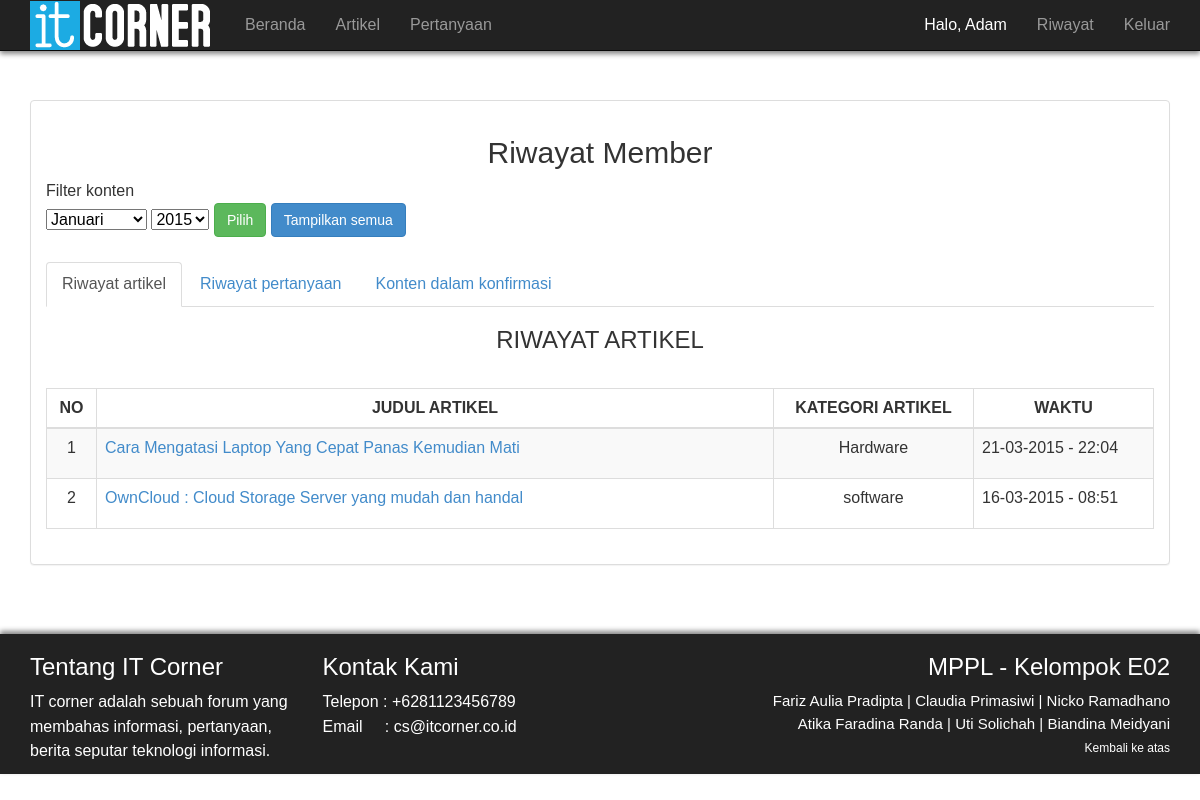
The app's page /riwayat.php (signed in) with its own data.
### tables this page shows
CREATE TABLE IF NOT EXISTS `artikel` (
`id_artikel` int(10) NOT NULL,
  `username` varchar(50) NOT NULL,
  `judul_artikel` varchar(100) NOT NULL,
  `isi_artikel` text NOT NULL,
  `kategori_artikel` varchar(50) NOT NULL,
  `tanggal` datetime NOT NULL DEFAULT CURRENT_TIMESTAMP,
  `status` varchar(10) NOT NULL
);

### riwayat.php (the view, shortened to what this page needs)
<!doctype html>
<html>
<head>
  <link rel="stylesheet" href="assets/bootstrap/css/bootstrap.min.css">
</head>
<body>
  <div class="container">
    <div class="navbar navbar-fixed-top navbar-inverse outer-navbar">
      <div class="container">
        <div class="collapse navbar-collapse">
          <ul class="nav navbar-nav">
            <li>
            <img src="it_corner.png" style="padding-top:1px">
            </li>
            <li>
              <a href="home.php">Beranda</a>
            </li>
            <li>
              <a href="list_artikel.php">Artikel</a>
            </li>
            <li>
              <a href="list_pertanyaan.php">Pertanyaan</a>
            </li>
            <?php session_start(); include 'header.php'; ?>
        </div>
      </div>
    </div>
    <div class="row" style="padding-top:100px;">
      <div class="col-md-12">
        <div class="panel panel-default">
          <div class="panel-body">
          <h2 align="center">Riwayat Member</h2>
          <title>Pilih bulan</title>Filter konten
            <form method="get" action="riwayat.php">
            <select name="bulan" data-toggle="tooltip" data-placement="top" title="Pilih bulan">
                    <option value="01">Januari</option>
                  </select>
                  <select name="tahun" data-toggle="tooltip" data-placement="top" title="Pilih tahun">
                    <option value="2015">2015</option>
                  </select>
                  <button type="submit" class="btn btn-success" id="bulan" >Pilih</button>
                  <a href="riwayat.php?aksi=semua"> <button type="button" class="btn btn-primary" data-toggle="tooltip" data-placement="top" title="Menampilkan semua artikel dan pertanyaan yang telah dipublikasikan">Tampilkan semua</button></a>
                  </form>
                  <br>
          <div role="tabpanel">
            <ul class="nav nav-tabs" role="tablist">
              <li role="presentation" class="active"><a href="#home" aria-controls="home" role="tab" data-toggle="tab">Riwayat artikel</a></li>
              <li role="presentation"><a href="#profile" aria-controls="profile" role="tab" data-toggle="tab">Riwayat pertanyaan</a></li>
              <li role="presentation"><a href="#moderasi" aria-controls="profile" role="tab" data-toggle="tab">Konten dalam konfirmasi</a></li>
            </ul>
            <div class="tab-content">
              <div role="tabpanel" class="tab-pane fade in active" id="home">
                <h3 align="center">RIWAYAT ARTIKEL</h3>
            <br>
            <table class="table table-hover table-bordered table-striped">
              <thead>
                <tr>
                  <th style="text-align:center;width:50px">NO</th>
                  <th style="text-align:center;">JUDUL ARTIKEL</th>
                  <th style="text-align:center;width:200px">KATEGORI ARTIKEL</th>
                  <th style="text-align:center;width:180px">WAKTU</th>
                </tr>
              </thead>
                             <?php
                $n = $_SESSION['username'];
                if(!empty($_GET['bulan'])){
                 $x = $_GET['bulan'];
                 $t = $_GET['tahun'];
                  $a=0;
                       $query="SELECT id_artikel, judul_artikel, kategori_artikel, DATE_FORMAT(tanggal, '%d-%m-%Y - %H:%i') AS tanggal from artikel where status='1' and username='$n' and substr(tanggal,6,2)='$x' and substr(tanggal,1,4)='$t' order by tanggal desc";
                              $rows=mysql_query($query);
                             while($row = mysql_fetch_assoc($rows)){
                              $a++;
                              $id = $row['id_artikel'];
                                echo "<tr>";
                                echo "<td><p align='center'>" . $a."</p></td>";
                                echo '<td><a href="isi_artikel.php?id='.$id.'">' . $row['judul_artikel'] . "</a></td>";
                                echo "<td><p align='center'>" . $row['kategori_artikel'] . "</p></td>";
                                echo "<td>" . $row['tanggal'] . "</td>";
                                echo " </tr>";
                             }
                             echo "</table>";
                           }
                          else{
                            $query="SELECT id_artikel, judul_artikel, kategori_artikel, DATE_FORMAT(tanggal, '%d-%m-%Y - %H:%i') AS tanggal from artikel where status='1' and username='$n' order by tanggal desc";
                              $rows=mysql_query($query);
                       $a=0;
                             while($row = mysql_fetch_assoc($rows)){
                              $a++;
                              $id = $row['id_artikel'];
                                echo "<tr>";
                                echo "<td><p align='center'>" . $a."</p></td>";
                                echo '<td><a href="isi_artikel.php?id='.$id.'">' . $row['judul_artikel'] . "</a></td>";
                                echo "<td><p align='center'>" . $row['kategori_artikel'] . "</p></td>";
                                echo "<td>" . $row['tanggal'] . "</td>";
                                echo " </tr>";
                             }
                             echo "</table>";
}
?>
              </div>
            </div>
          </div>
          </div>
        </div>
      </div>
      </div>
      </div>
  <br><br>
  <div class="footer outer-footer">
     <div class="container">
       <div class="row">
         <div class="col-md-3">
           <h3 style="color:white;">Tentang IT Corner</h3>
           <p style="color:white">IT corner adalah sebuah forum yang membahas informasi, pertanyaan, berita seputar teknologi informasi.</p>
        </div>
        <div class="col-md-3">
           <h3 style="color:white">Kontak Kami</h3>
          <p style="color:white">Telepon&nbsp;: +6281123456789 <br> Email&nbsp;&nbsp;&nbsp;&nbsp;&nbsp;: cs@itcorner.co.id</p>
        </div>
        <div class="col-md-6">
           <h3 style="color:white;" align="right">MPPL - Kelompok E02</h3>
          <p style="color:white;font-size:15px;" align="right">Fariz Aulia Pradipta | Claudia Primasiwi | Nicko Ramadhano<br>Atika Faradina Randa | Uti Solichah | Biandina Meidyani<br><a href="#top" style="color:white;font-size:12px;" align="right">Kembali ke atas</a></p>
        </div>
      </div>
    </div>
  </div>
  </body>
  </html>

### records on screen
artikel: judul_artikel "Cara Mengatasi Laptop Yang Cepat Panas Kemudian Mati", kategori_artikel "Hardware", tanggal "21-03-2015 - 22:04"
artikel: judul_artikel "OwnCloud : Cloud Storage Server yang mudah dan handal", kategori_artikel "software", tanggal "16-03-2015 - 08:51"

### other values on screen
$arr[0] "Adam"
